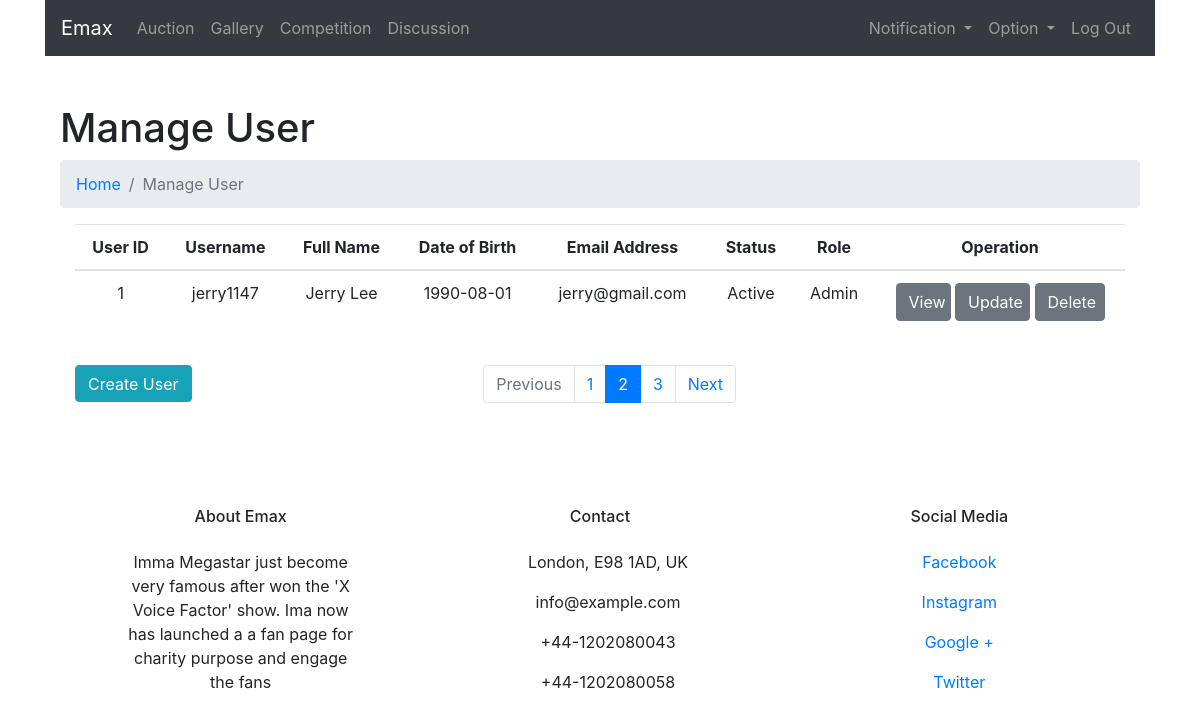
Page /scripts/user_manage.php (signed in) on the committed database.
### tables this page shows
CREATE TABLE `user` (
  `userId` int(10) NOT NULL,
  `username` varchar(500) NOT NULL,
  `passwordHash` varchar(500) NOT NULL,
  `fullName` varchar(100) NOT NULL,
  `birthDate` date DEFAULT NULL,
  `emailAddress` varchar(500) NOT NULL,
  `status` varchar(10) DEFAULT 'Active',
  `role` varchar(10) NOT NULL,
  `createdOn` timestamp NOT NULL DEFAULT CURRENT_TIMESTAMP ON UPDATE CURRENT_TIMESTAMP,
  `imageName` varchar(1000) NOT NULL,
  `imageContent` blob NOT NULL
);

### scripts/user_manage.php (the view, shortened to what this page needs)
<body>
<div class="container">
	<?php
		include "head.php";
		include "navigation.php";
		$sql = "SELECT * FROM user";
		$sql = mysqli_query($conn,$sql) or die(mysqli_error($conn));
	?>
	<div class="container mt-5">
		<h1>Manage User</h1>
		<ul class="breadcrumb">
			<li class="breadcrumb-item"><a href="<?php echo 'home.php' ?>">Home</a></li>
			<li class="breadcrumb-item active">Manage User</li>
		</ul>
		<div class="container">
			<div class="table-responsive">
				<table class="table" >
					<thead class="text-center">
					  <tr>
						<th>User ID</th>
						<th>Username</th>
						<th>Full Name</th>
						<th>Date of Birth</th>
						<th>Email Address</th>
						<th>Status</th>
						<th>Role</th>
						<th id="operationHeader">Operation</th>
					  </tr>
					</thead>
					<tbody class="text-center">
						<?php
							while ($row = mysqli_fetch_assoc($sql)){
								$userId	= $row["userId"];
								$username = $row["username"];
								$fullName = $row["fullName"];
								$birthDate = $row["birthDate"];
								$emailAddress = $row["emailAddress"];
								$status = $row["status"];
								$role = $row["role"];
								echo"<tr>
									<td>$userId</td>
									<td>$username</td>
									<td>$fullName</td>
									<td>$birthDate</td>
									<td>$emailAddress</td>
									<td>$status</td>
									<td>$role</td>
									<td>
										<a id='viewButton' href='user_profile.php?userId=$userId' class='btn btn-secondary col-xl-4'>View</a>
										<a id='updateButton' href='' class='btn btn-secondary col-xl-4'>Update</a>
										<button id='deleteButton' type='button' class='btn btn-secondary col-xl-4'>Delete</button>
									</td>
								  </tr>";
							}
						?>
					</tbody>
				</table>
			</div>
			<div class="container">
				<div class="row">
					<a href="user_create.php" id="createItem" class="btn btn-info mt-3">Create User</a>
					<ul class="pagination col-xl-4 mt-3 mx-auto">
						<li class="page-item disabled"><a class="page-link" href="#">Previous</a></li>
						<li class="page-item"><a class="page-link" href="#">1</a></li>
						<li class="page-item active"><a class="page-link" href="#">2</a></li>
						<li class="page-item"><a class="page-link" href="#">3</a></li>
						<li class="page-item"><a class="page-link" href="#">Next</a></li>
					</ul>
				</div>
			</div>
		</div>
	</div>
	<?php include "footer.php"?>
</div>
</body>
</html>

### scripts/main.css (style rules this page uses)
#operationHeader { width: 250px; }
#viewButton { width: 55px; }
#updateButton { width: 75px; }
#deleteButton { width: 70px; }
#createItem { height: 37px; }

### rows in the picture
user: userId "1", username "jerry1147", fullName "Jerry Lee", birthDate "1990-08-01", emailAddress "jerry@gmail.com", status "Active", role "Admin"
